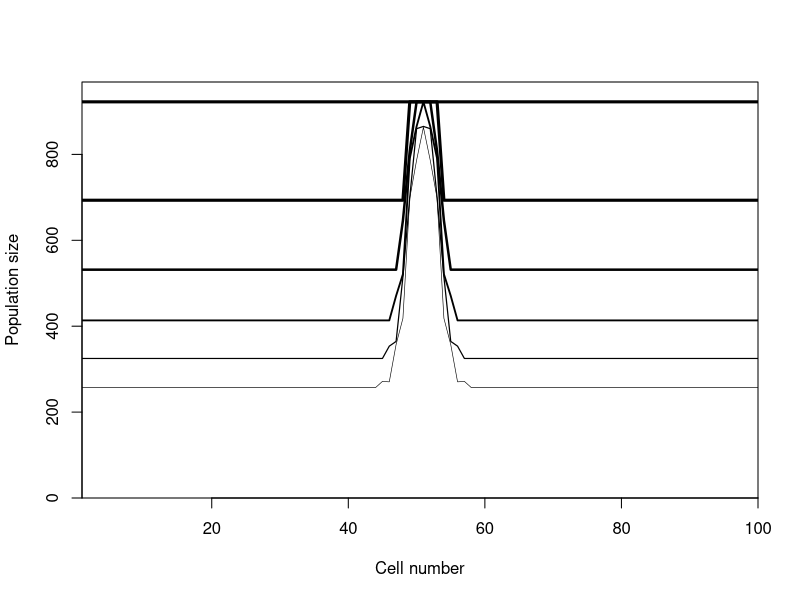
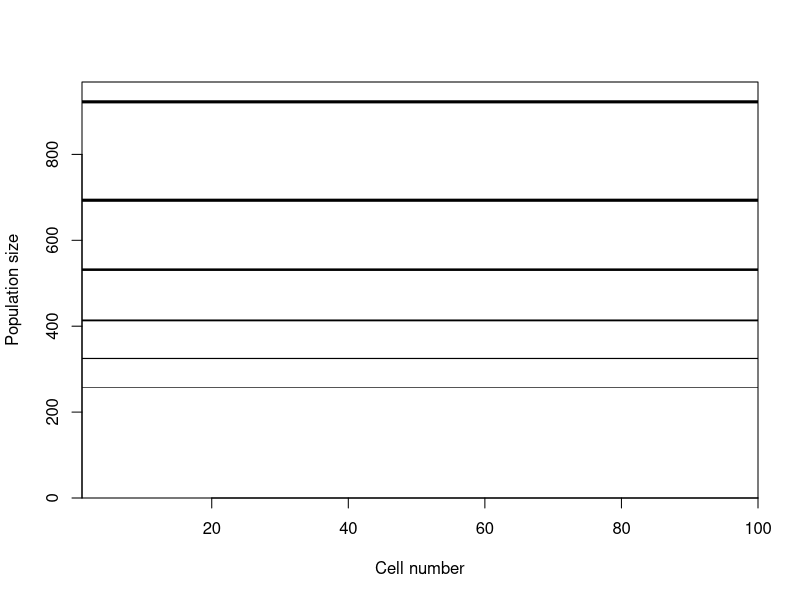

The R script that drew these images, in order: (Note: this script raises an error after producing the figures.)
## ---- chunk 1
knitr::opts_chunk$set(echo = TRUE)
## ---- chunk 2
calc.harvest.vec <- function(u.out, ncells, MPA.width)  {
   u.vec <- vector(length=ncells) #create vector to store harvest rates in each cell hence the the length is ncells 
   u.vec[] <- u.out       #set every cell to u.out, equivalent to u.vec[1:ncells] <- u.out   
   if (MPA.width > 0) {   #no need to do this if there is no MPA! 
      MPA.begin <- round((ncells-MPA.width)/2)+1  #start cell of MPAin the middle of ncells 
      MPA.end <- MPA.begin + MPA.width -1         #end cell of MPA in the middle of ncells 
      u.vec[MPA.begin:MPA.end] <- 0        
   }
   return(u.vec)
}

calc.harvest.vec(u.out=0.5, ncells=100, MPA.width =5) 


## ---- chunk 3
MPA.model <- function(r, K, u.out, ncells, nsteps, 
                      MPA.width, mrate) {
   #harvest rate in each cell using function described in part 1
   u.vec <- calc.harvest.vec(u.out=u.out, ncells=ncells, MPA.width=MPA.width)
   
   #Population in each cell, empty cells place holder for later calcualtions 
   pop <- vector(length=ncells) 
   
   #set starting population in vector pop in each cell 
   # equal to K; this can be biomass estimate at first time step
    pop[]<-K
   
  # this models assumed pacman movement of individuals in the cells; where individuals moving off the right appear on the left and vice versa; there are other movement simulations that can be considered 
   #vector left.cells storing the cell numbers of cells to the left of each cell
   left.cell<- c(ncells, 1: (ncells-1))
    
   #vector right.cells storing the cell numbers of cells to the right of each cell
   right.cell<- c(2: ncells, 1) #Start at 2 since the fist cell (think corner) cannot move to the right, only to the left. the :1 wraps the area around 
   result<- vector(length=5)
   out=result
   summary<-vector(length=5)
   summary.output=summary
   #print(left.cell) #print allows you to see what the vectors look like to make sure they are right; not necessary when running simulations but are a good check 
   #print(right.cell)
   #print(u.vec)
   #print(pop)
   
   #plot the initial numbers
     plot(x=1:ncells, y=pop, xlab="Cell number", lwd=3,
        ylab="Population size", ylim=c(0, 1.05*max(pop)), 
        type="l", yaxs="i", xaxs="i")
   
   #loop through the time steps (nsteps or # of years)
   for (i in 1:nsteps) {
      #Vector "leaving" is number of individuals leaving each cell 
      #Number leaving each cell is 2*movement rate*pop size
     #since i used vector operation there is no need to loop 
      leaving<-2*mrate*pop
      #print(leaving)
      
      #The number of immigrants is 1/2 those leaving cells to the left and 1/2 those leaving cells to the right. 
      #The idea here is that individuals evely migrate to left and right cells
      arriving<-0.5*leaving[left.cell]+ 0.5*leaving[right.cell]
      #print(arriving)
      
      #surplus production from the logistic model
      surplus<- r*pop *(1-pop/K)
      #print (surplus)
      #catches = harvest rate in each cell times the population size 
      #basically how much are we catching at each time step
      catches<- u.vec*pop
      #print(catches)
      
      #Now that we caught some fish and some migrated we update the population numbers
      pop<-pop+surplus-catches- leaving+ arriving
      #print(pop)
      #plot the population in each cell (uncomment when ready); plot allows us to see what population numbers look like in each cell as the model steps through each time step. We should see higher population inside MPA since harvest rate is 0.
      
      lines(x=1:ncells, y=pop, lwd=(nsteps-i+1)/nsteps*3)
      
      #result is a list of surplus, catches and pop in each cell; more detail 
      result=cbind(leaving, arriving, surplus, catches, pop)
      #binds each time step
      out=cbind(out, result)
      
      #results of each variable summed across all cells in each time step
      summary=cbind(leave=sum(leaving), arrive=sum(arriving), sur = sum(surplus), catch=sum(catches), biomass = sum(pop))
      #Every row represents a time step ie a year 
      summary.output= rbind (summary.output, summary)
   }
    return(summary.output) # can change this to out for more details 
}

MPA_gulfgrouper <- MPA.model(r=0.062, K=922.46, u.out=0.2485, ncells=100,
          MPA.width=5, nsteps=5, mrate=0.5)

NoMPA_gulfgrouper <- MPA.model(r=0.062, K=922.46, u.out=0.2485, ncells=100,
          MPA.width=0, nsteps=5, mrate=0.5) #assuming no MPA MPA.width set to 0 everything else remains the same. I am not sure what to use for u.out, so i kept the number that the bumphead parrotfish.
## ---- chunk 4
MPA_gulfgrouper.df<- data.frame(MPA_gulfgrouper[-1,])%>%
  mutate(year=c(2015:2019))%>%
  rename(c("leave"="MPAleave", "arrive"="MPAarrive", "sur"="MPAsurplus", "catch"= "MPAcatch", "biomass"="MPAbiomass"))
NoMPA_gulfgrouper.df<-data.frame(NoMPA_gulfgrouper[-1,])%>%
    mutate(year=c(2015:2019))

merge<-merge(MPA_gulfgrouper.df, NoMPA_gulfgrouper.df, by="year")

ggplot(data=merge, aes(x=year))+
  geom_line(aes(y=MPAbiomass), color="blue")+
  geom_line(aes(y=biomass), color="green")+
  geom_point(aes(y=MPAbiomass), color="blue")+
  geom_point(aes(y=biomass))+
  labs(x="Year", y="Projected biomass (MT)")+
  theme_classic()+
  theme(legend.title=element_blank())+
  ggtitle("Gulf Grouper Biomass")
